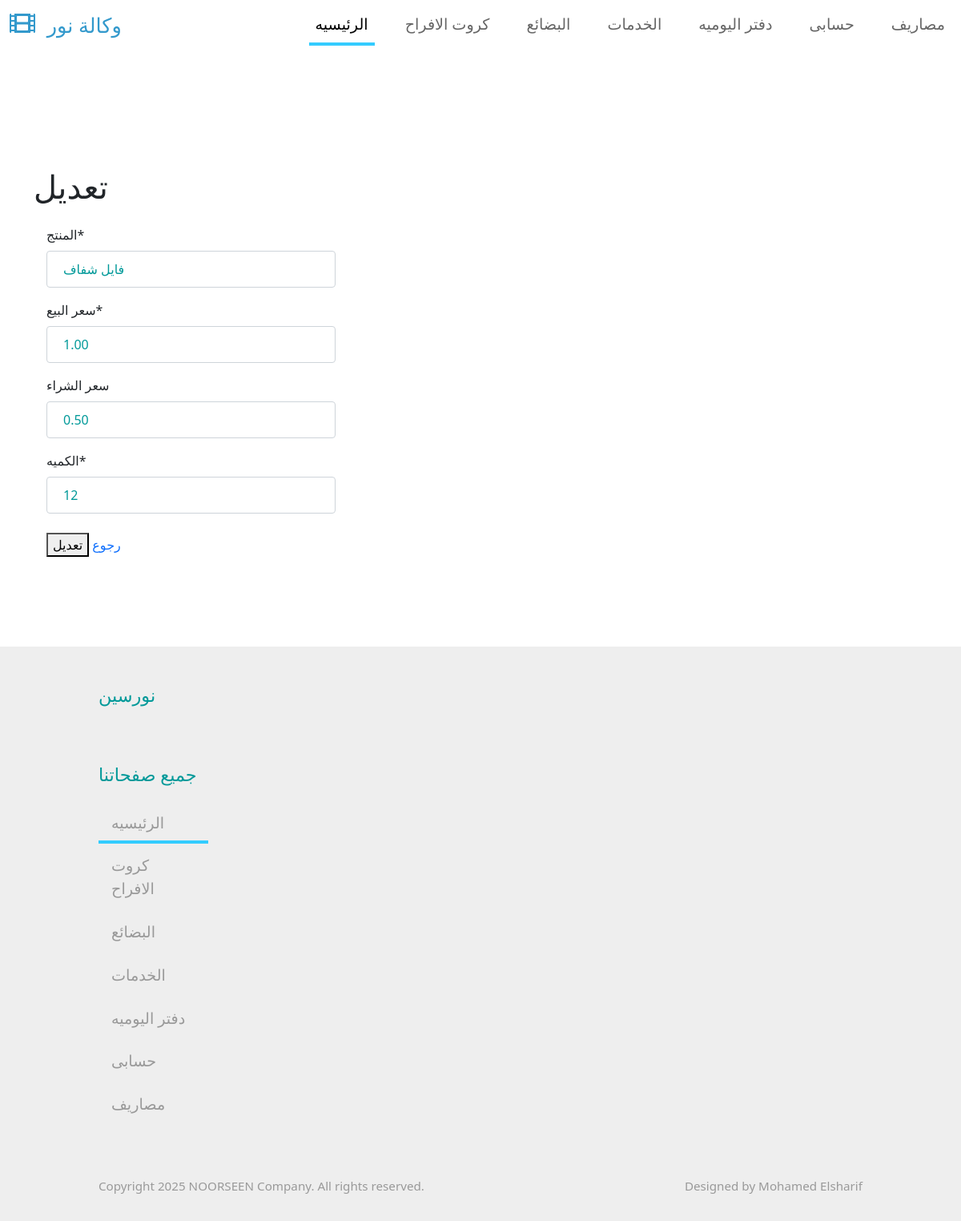
Screenshot of /products/edit_products/3/ with the database file from the repository.
### products/models.py (models this page shows, shortened)
class Product(models.Model):
    name = models.CharField(_(" المنتج"),max_length=90)
    price = models.DecimalField(_(" سعر البيع"),max_digits=6, decimal_places=2)
    buing = models.DecimalField(_(" سعر الشراء"),max_digits=6, decimal_places=2,blank=True, null=True)
    quantity = models.IntegerField(_(" الكميه"))
    class Meta:
        db_table = ''
        managed = True
        verbose_name ='البضائع'
        verbose_name_plural = 'البضائع'

### products/views.py (the view)
# urls.py: path('edit_products/<int:pk>/',views.edit_products,name='edit-products'),
def edit_products(request, pk):
    obj = get_object_or_404(Product, pk=pk)
    if request.method == 'POST':
        edit_form = ProductUpdateForm(request.POST,instance=obj)
        if edit_form.is_valid():
            edit_form.save()
            return redirect('/products')
    else:
        edit_form = ProductUpdateForm(instance=obj)
    return render(request,'products/edit_products.html',{'edit_form':edit_form})

### products/forms.py
class ProductUpdateForm(forms.ModelForm):
    class Meta:
        model = Product
        fields = '__all__'

### templates/products/edit_products.html (shortened to what this page needs)
{% extends 'base_generic.html' %}
{% load crispy_forms_tags %}
{% block content %}
<br><br><br><br><br><br>
<div class="container">
    <div class="row">
        <h1>تعديل </h1>
        <div class="col">
            <form method="POST" enctype="multipart/form-data">
                <div class="card-body">
                    <div class="col-md-4 mb-4">
                        {{ edit_form|crispy }}
                    </div>
                    <div class="col-md-4 mb-4">
                        <button type="submit">تعديل</button>
                        <a href="{% url 'products' %}">رجوع </a>
                    </div>
                </div>
            </form>
            <br><br><br>
        </div>
    </div>
</div>
{% endblock content %}

### pro/static/css/templatemo-style.css (style rules this page uses)
a { text-decoration: none; transition: all 0.3s ease; }
.form-control { padding: 10px 20px; width: 100%; height: auto; }
.form-control, input:-internal-autofill-selected, select:not([multiple]) { color: #009999 !important; }
.form-control::placeholder { color: #009999; opacity: 1; }

### rows the page displays
Product: name "فايل شفاف", price "1.00", buing "0.50", quantity "12"
